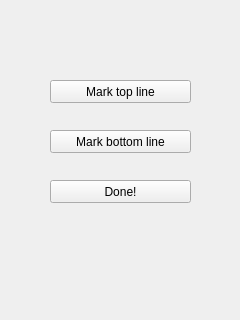
<?xml version="1.0" encoding="UTF-8"?>
<ui version="4.0">
 <class>lineMarkerControls</class>
 <widget class="QWidget" name="lineMarkerControls">
  <property name="geometry">
   <rect>
    <x>0</x>
    <y>0</y>
    <width>240</width>
    <height>320</height>
   </rect>
  </property>
  <property name="windowTitle">
   <string>Form</string>
  </property>
  <widget class="QPushButton" name="topSelect">
   <property name="geometry">
    <rect>
     <x>50</x>
     <y>80</y>
     <width>141</width>
     <height>23</height>
    </rect>
   </property>
   <property name="text">
    <string>Mark top line</string>
   </property>
  </widget>
  <widget class="QPushButton" name="bottomSelect">
   <property name="geometry">
    <rect>
     <x>50</x>
     <y>130</y>
     <width>141</width>
     <height>23</height>
    </rect>
   </property>
   <property name="text">
    <string>Mark bottom line</string>
   </property>
  </widget>
  <widget class="QPushButton" name="doneButton">
   <property name="geometry">
    <rect>
     <x>50</x>
     <y>180</y>
     <width>141</width>
     <height>23</height>
    </rect>
   </property>
   <property name="text">
    <string>Done!</string>
   </property>
  </widget>
 </widget>
 <resources/>
 <connections/>
</ui>
